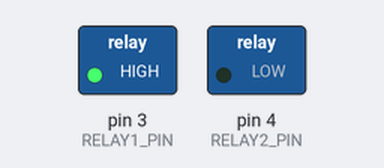
The sketch below on a simulated Arduino Uno, built with avr-gcc and run on an emulated ATmega328P. Parts: switched loads named in the sketch (green lamp = pin HIGH).

Above: at 1.0 s.
At 3.0 s:
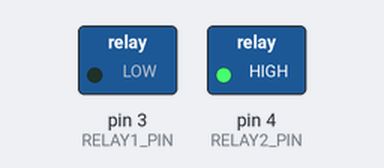
At 6.5 s:
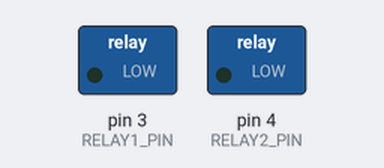
Timing chart, 0 to 11.7 s (numbered marks = the images above):
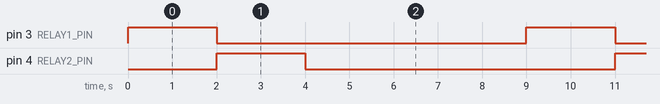

The sketch:

relay_only.ino
```cpp
/*

Relay Timed Controller for Lettuce For Life Project
Author: Evandro Gomes 2/14/16

This module uses an adjustable timer to control a relay that turns water pump or lights of the system on and off.

The Arduino only controls the contacts inside the relay, it does use or give power to the actual components being controlled

CAUTION: Do not exceed the rated voltage and current limitations associated with the relay contacts you use in building this circuit.

CAUTION: Only use this module with a relay board rated to be able to be used by the Arduino used in this project.

CAUTION: Use a diode to bypass coil reverse voltage spike associated with all coils so you don't destroy your Arduino!

CONTROLS:

    - adjust the time parameter for water pump functionto increase/decrease the timer delay
    - adjust the time parameter for light functionto increase/decrease the timer delay

 */


// RELAY CONTROL FOR PUMP AND LIGHT
#define RELAY1_PIN 3 // Digital pin for Light
#define RELAY2_PIN 4 // Digital pin for Pump

// the setup function runs once when you press reset or power the board
void setup() {
  // initialize digital pin 2 and 3 as an output.
  pinMode(RELAY1_PIN, OUTPUT);
  pinMode(RELAY2_PIN, OUTPUT);
}

// the loop function runs over and over again forever
void loop() {


  // turn the signal to GPIOs pin of Relay 1 to high and Relay 2 to low(HIGH the voltage level)
  digitalWrite(RELAY1_PIN, HIGH);
  digitalWrite(RELAY2_PIN, LOW);

  delay(2*1000); // wait for 2 second

  // turn the signal to GPIOs pin of Relay 2 to high and Relay 1 to low(HIGH the voltage level)
  digitalWrite(RELAY1_PIN, LOW);
  digitalWrite(RELAY2_PIN, HIGH);

  delay(2*1000); // wait for 2 second

  //Turn both relay to OFF
  digitalWrite(RELAY1_PIN, LOW);
  digitalWrite(RELAY2_PIN, LOW);

  delay(5*1000); // wait for 5 second
}
```

Measured:
- by itself, pin 3 (RELAY1_PIN), pin 4 (RELAY2_PIN): alternates HIGH for 2.0 s and LOW for 7.0 s
- by itself, everything shown: repeats every 9.0 s, in 3 steps
